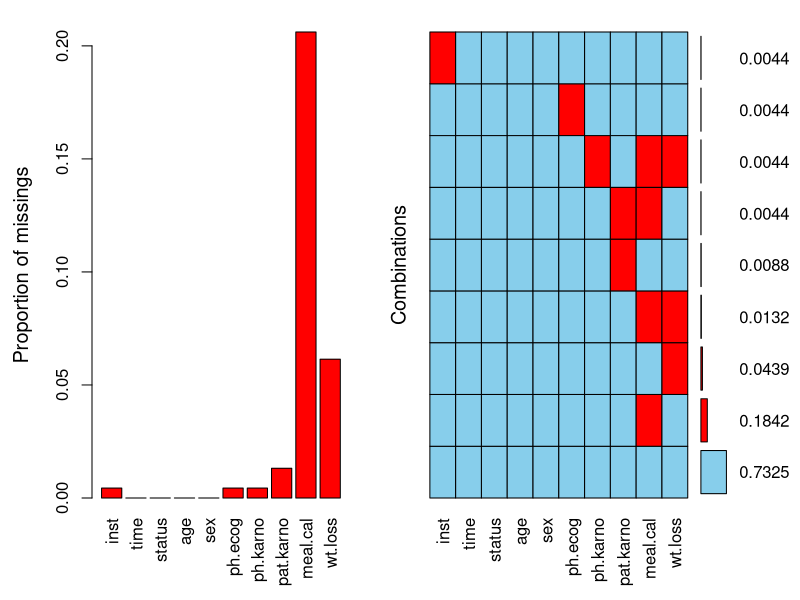

Write R code to recreate this figure. (Note: this script raises an error after producing the figure.)

# Nomogram using Cox regression
# Author: Evan Zhu
# Email: zhulei1110@163.com
# Date Created: 2016.04.21
# Verson: 1.0

library(survival)
library(rms)
library(VIM)

data(lung)
head(lung)
aggr(lung,prop=T,numbers=T)
lung <- na.omit(lung)

dd<-datadist(lung)
options(datadist='dd')

coxm <- cph(Surv(time,status==2)~inst+age+sex+sex+ph.ecog+ph.karno+pat.karno+wt.loss,x=T,y=T,data=lung,surv=T)

surv <- Survival(coxm)

surv1 <- function(x)surv(3*30,lp=x)
surv2 <- function(x)surv(6*30,lp=x)
surv3 <- function(x)surv(12*30,lp=x)

plot(nomogram(coxm,fun=list(surv1,surv2,surv3),lp= F,funlabel=c('1-Year Survival','3-Year survival','12-Month survival'),maxscale=10,fun.at=c('0.9','0.85','0.80','0.70','0.6','0.5','0.4','0.3','0.2','0.1')),xfrac=.45)
